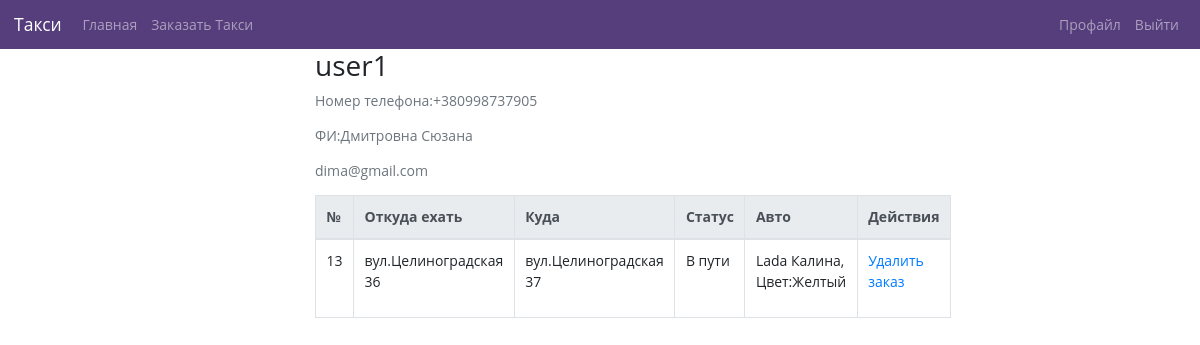
Page /accounts/profile/ (signed in) on the earlier database version.
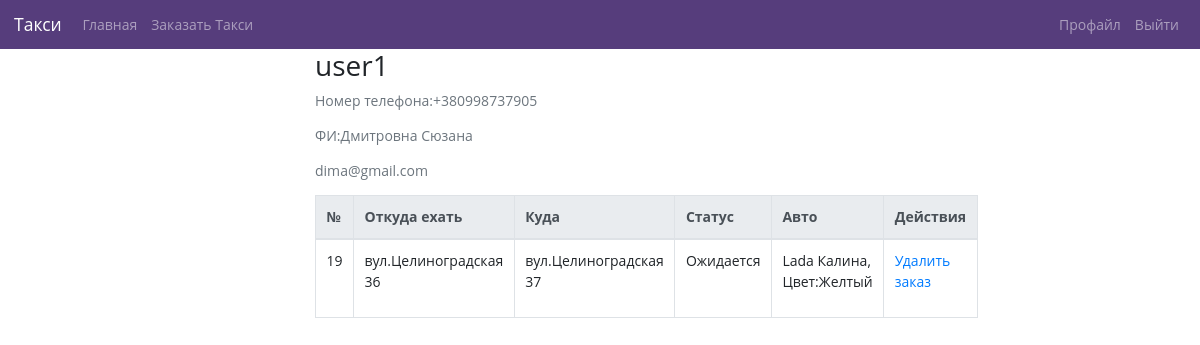
Same page on the later database version.
### taxi/models.py (models this page shows, shortened)
class Order(models.Model):
	client = models.OneToOneField(Client,on_delete=models.CASCADE,null=True,blank=True)
	driver = models.OneToOneField(Driver,on_delete=models.CASCADE,null=True,blank=True)
	place_from = models.CharField(max_length=150)
	status = models.ForeignKey(Status,on_delete=models.CASCADE,null=True,blank=True,default=1)
	place_to = models.CharField(max_length=150)
	slug = models.SlugField(max_length=50,unique=True, blank=True)
	def get_delete_url(self):
		return reverse('order_delete_url', kwargs={'slug':self.slug})

class Status(models.Model):
	title = models.CharField(max_length=150,unique=True)
	def __str__(self):
		return self.title

class Driver(models.Model):
	user = models.OneToOneField(MyUser,on_delete=models.CASCADE)
	car = models.OneToOneField(Car,on_delete=models.CASCADE)
	slug = models.SlugField(max_length=50,unique=True, blank=True)

class Car(models.Model):
	mark = models.CharField(max_length=150)
	state = models.ForeignKey(State,on_delete=models.CASCADE)
	colour = models.ForeignKey(Colour,on_delete=models.CASCADE)
	def __str__(self):
		return self.mark

class Colour(models.Model):
	title = models.CharField(max_length=150)
	def __str__(self):
		return self.title

### taxi/views.py (the view)
# urls.py: path('accounts/profile/', profile, name='profile'),
def profile(request):
    order = ''
    if hasattr(request.user.myuser,'client'):
        order = Order.objects.filter(client=request.user.myuser.client)
    if hasattr(request.user.myuser,'driver'):
        order = Order.objects.filter(driver=request.user.myuser.driver)
    return render(request, 'taxi/profile.html',context={
        'order':order,
        })

### taxi/templates/taxi/profile.html (shortened to what this page needs)
{% extends "taxi/base_blog.html" %}
{% load crispy_forms_tags %}
{% block content %}
    <div class="content-section">
      <div class="media">
        <div class="media-body">
          <h2 class="account-heading">{{ user.username }}</h2>
          <p class="text-secondary">Номер телефона:{{ user.myuser.phonenumber }}</p>
          <p class="text-secondary">ФИ:{{ user.last_name }} {{ user.first_name }} </p>
          <p class="text-secondary">{{ user.email }}</p>
          {% if request.user.myuser.client %}
            {% for i in order %}
                <table class="table table-bordered tablesorter">
        <thead class="thead-light">
        <tr>
            <th scope="col">№</th>
            <th scope="col">Откуда ехать</th>
            <th scope="col">Куда</th>
            <th scope="col">Статус</th>
            <th scope="col">Авто</th>
            <th scope="col">Действия</th>
        </tr>
        </thead>
        <tbody>
        {% for i in order %}
        <tr class="search">
            <td scope="col">{{ i.id }}</td>
            <td scope="col">{{ i.place_from }}</td>
            <td scope="col">{{i.place_to}}</td>
            <td scope="col">{{i.status}}</td>
            <td scope='col'>{% if i.driver %}
                 <p>{{ i.driver.car }}, Цвет:{{ i.driver.car.colour }}
                  {% else %}
                  -
              {% endif %}
            </td>
            <td scope="col"><a href="{{ i.get_delete_url }}">Удалить заказ</a></td>
        </tr>
        {% endfor %}
        </tbody>
    </table>
            {% endfor %}
          {% endif %}
        </div>
      </div>
    </div>
{% endblock content %}

Differences in the rows shown:
removed Order: id "13", place_from "вул.Целиноградская 36", place_to "вул.Целиноградская 37", status "В пути", driver.car "Lada Калина", driver.car.colour "Желтый"
added Order: id "19", place_from "вул.Целиноградская 36", place_to "вул.Целиноградская 37", status "Ожидается", driver.car "Lada Калина", driver.car.colour "Желтый"
